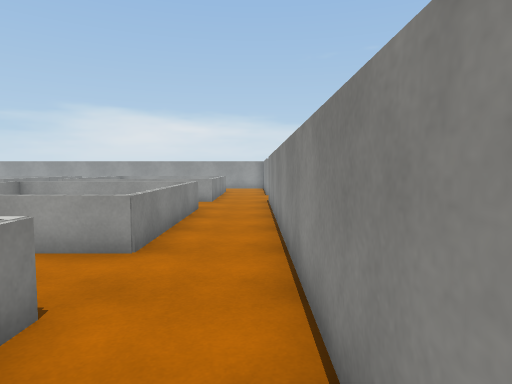
View 1 (above)

20 first-person views from a walk through a scene from a Unity 3-D project. The camera is 1.4 m above the floor, tilts 4° down and sees 75° across. The floor is counted in squares, 1 m on a side. Each view is taken from the middle of a square. On the plan, view 1 faces up. The plan holds only what a view shows up to about 15 squares ahead; the rest is blank. The place goes on beyond the plan. Surface patterns are stand-ins for the level's own textures.

View 2
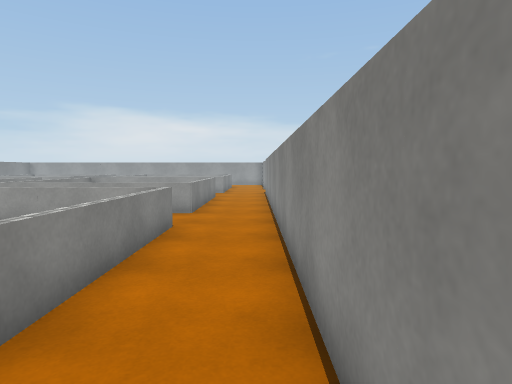

View 3
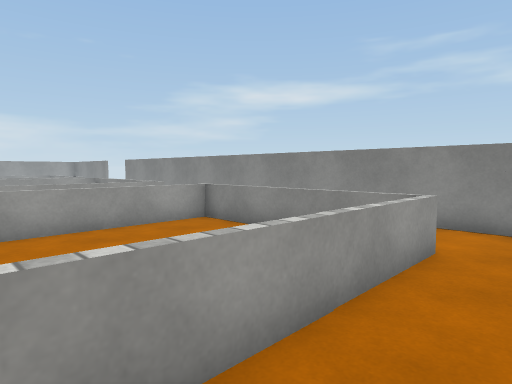

View 4
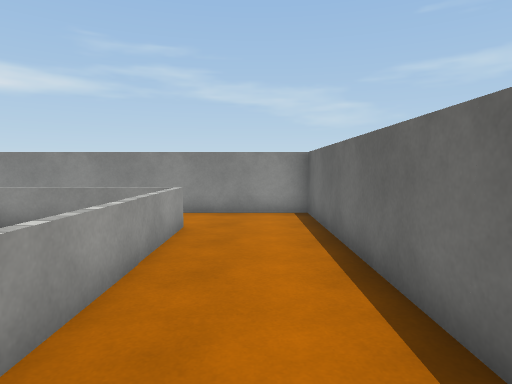

View 5
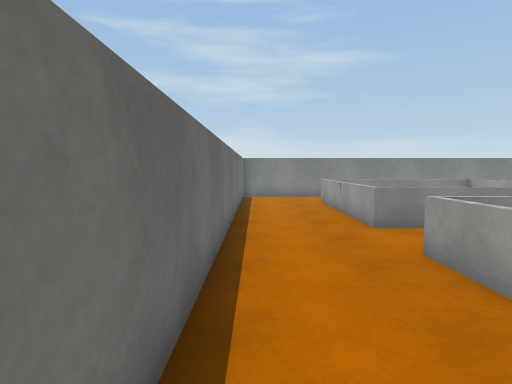

View 6
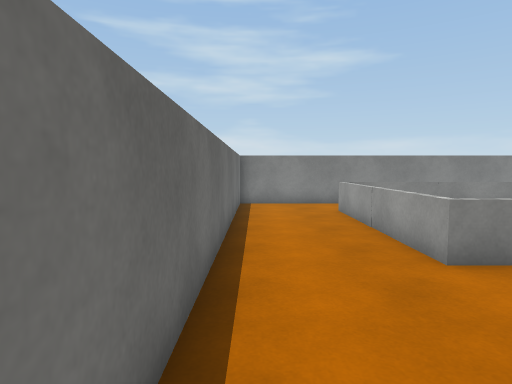

View 7
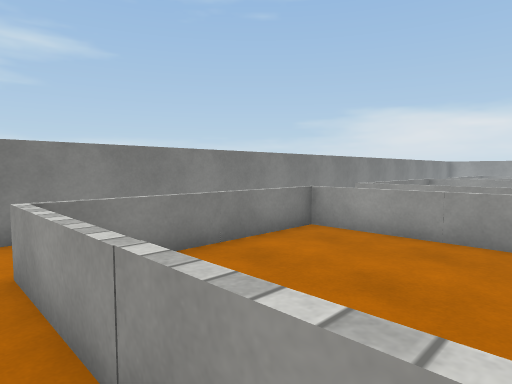

View 8
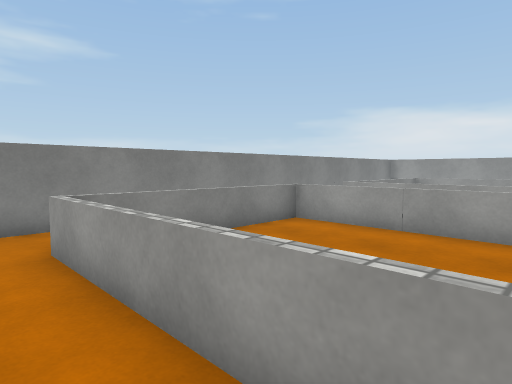

View 9
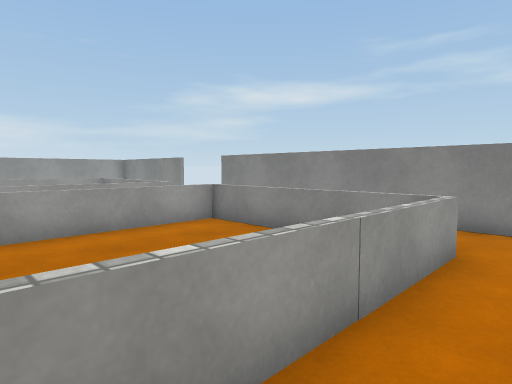

View 10
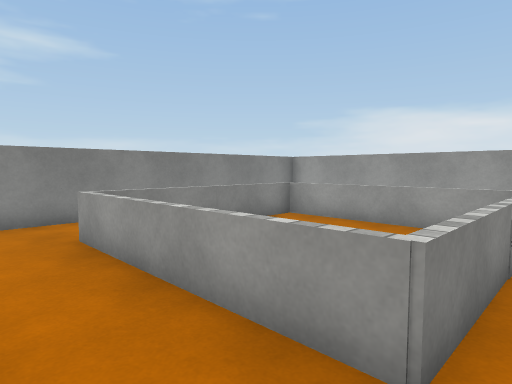

View 11
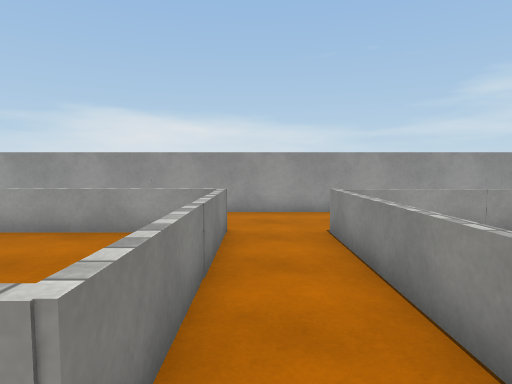

View 12
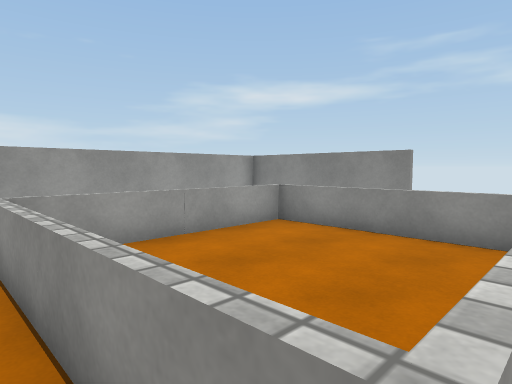

View 13
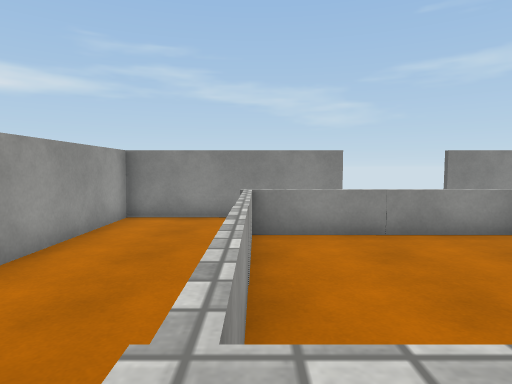

View 14
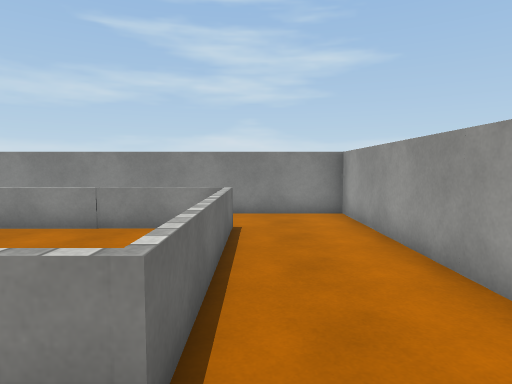

View 15
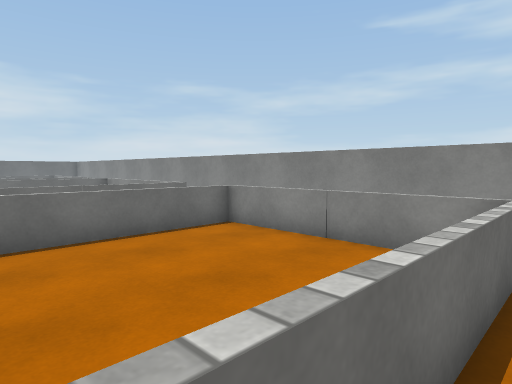

View 16
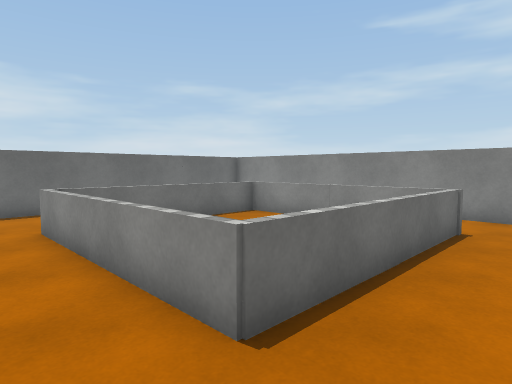

View 17
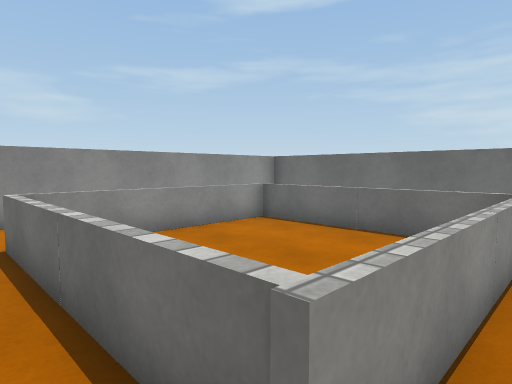

View 18
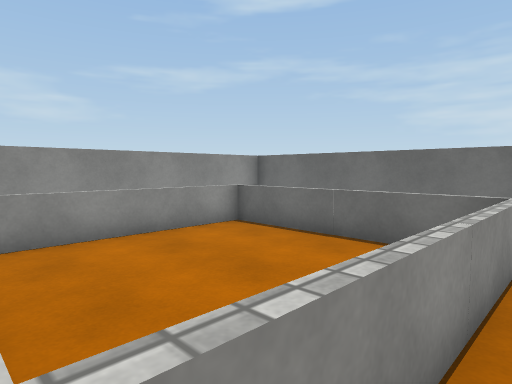

View 19
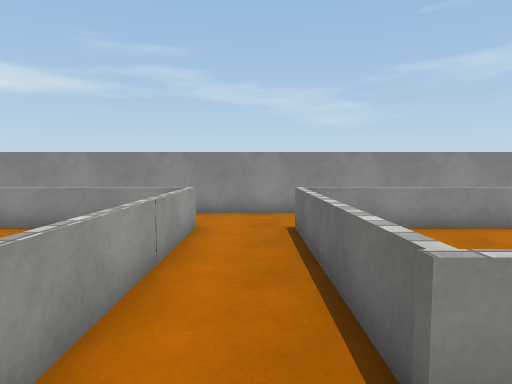

View 20
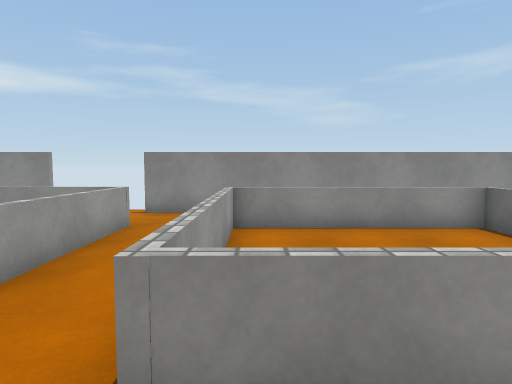

### Floor plan
Key: @ floor where view 1 was taken; # wall or solid block; . floor; = window, fence, low wall or low ledge.
Columns run from 20 left of view 1 to 1 right of it. Each row starts with its distance up from view 1.
 24 ######################
 23 #....................#
 22 #....................#
 21 #....................#
 20 #..=======..=======  #
 19 #  =.....=..= ....=
 18 #  =.....=..= ....=
 17 #  =.....=..= ....=
 16 #  =.....=..= ....=
 15 #. =.....=..= ....=...
 14 #..=======..=======..#
 13 #.......... .........#
 12 #  ====== . =======..#
 11 #  =..... . =.....=..#
 10 #  =.....=  =.....=..#
  9 #  =.....=  =.....=..#
  8 #  =        =   ..=..#
  7 #  =        =   ..=..#
  6 #..=======  =======..#
  5 #......... ..........#
  4 #....................#
  3 #..=======..=======..#
  2 #  =.... =..=.....=..#
  1 #  =.... =..=.....=..#
  0 #  =.....=..= ....=.@#
 -1 #  =.....=..= ....=..#
 -2 #  =..   =..= ....=..#
 -3 #..=======..=======..#
 -4 #....................#
 -5 #....................#
 -6 #....................#
 -7 ######################

Where each view was taken, in squares from view 1:
view 1: 0 up, 0 right, facing up
view 2: 5 down, 0 right, facing up
view 3: 5 down, 8 left, facing up-right
view 4: 5 down, 10 left, facing right
view 5: 6 down, 3 left, facing left
view 6: 6 down, 6 left, facing left
view 7: 4 down, 12 left, facing up-left
view 8: 4 up, 11 left, facing up-left
view 9: 4 up, 8 left, facing up-right
view 10: 12 up, 10 left, facing up-left
view 11: 13 up, 10 left, facing up
view 12: 14 up, 9 left, facing up-right
view 13: 20 up, 9 left, facing right
view 14: 21 up, 9 left, facing left
view 15: 21 up, 11 left, facing down-left
view 16: 5 up, 9 left, facing down-left
view 17: 4 up, 9 left, facing down-right
view 18: 3 up, 9 left, facing down-right
view 19: 4 up, 10 left, facing right
view 20: 11 up, 10 left, facing right
